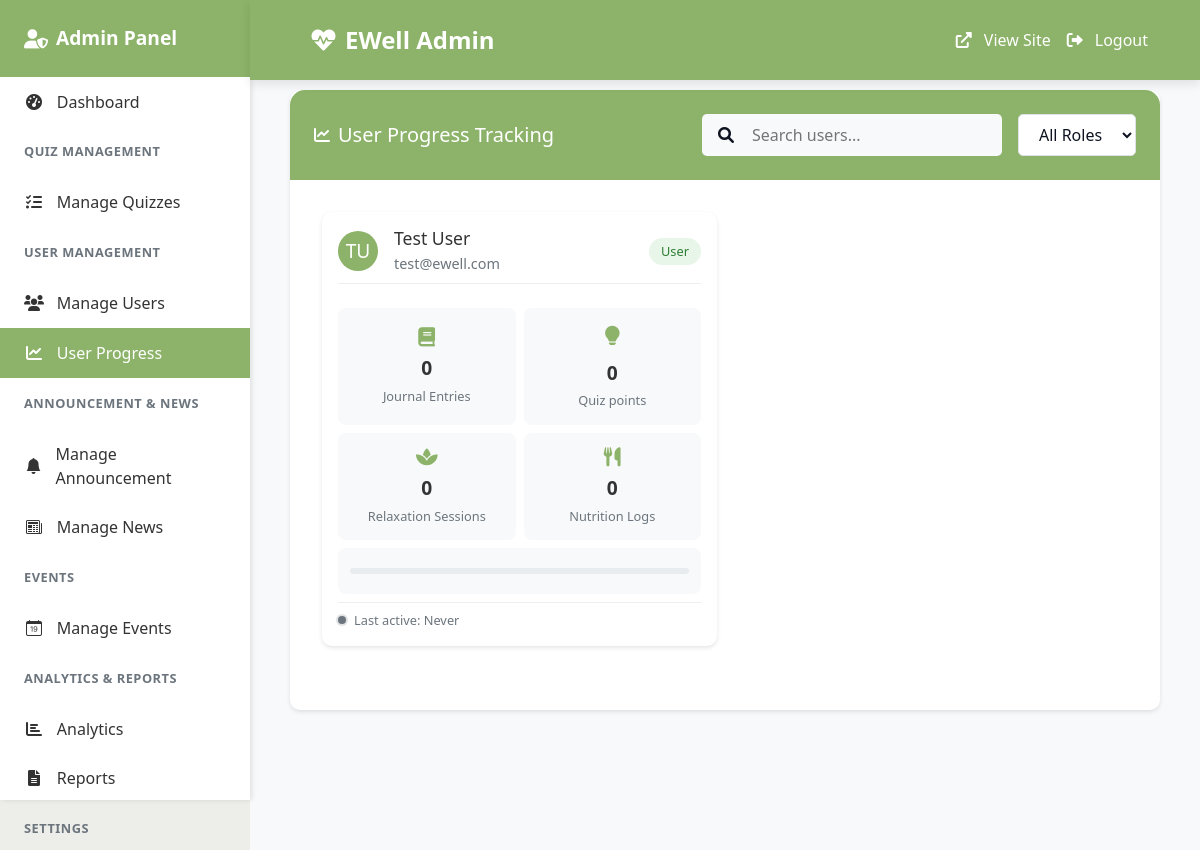
Screenshot of /admin/user_progress.php (signed in) with the database file from the repository.
### tables this page shows
CREATE TABLE `users` (
  `id` int(11) NOT NULL,
  `first_name` varchar(50) NOT NULL,
  `last_name` varchar(50) NOT NULL,
  `email` varchar(100) NOT NULL,
  `password` varchar(255) NOT NULL,
  `role` enum('Admin','User') NOT NULL DEFAULT 'User',
  `last_login` datetime DEFAULT NULL,
  `created_at` datetime NOT NULL DEFAULT current_timestamp(),
  `updated_at` datetime DEFAULT NULL ON UPDATE current_timestamp()
);

### admin/user_progress.php (the view, shortened to what this page needs)
<?php
include '../db_connection/database.php';
$sql = "SELECT
            u.id,
            u.first_name,
            u.last_name,
            u.email,
            u.role,
            u.last_login,
            u.created_at,
            (SELECT COUNT(*) FROM journal_entries WHERE user_id = u.id) as journal_entries,
            (SELECT COUNT(*) FROM quiz_results WHERE user_id = u.id) as total_points,
            (SELECT COUNT(*) FROM relaxation_sessions WHERE user_id = u.id) as relaxation_sessions,
            (SELECT COUNT(*) FROM nutrition_logs WHERE user_id = u.id) as nutrition_logs
        FROM users u
        WHERE u.role = 'User'
        ORDER BY u.last_login DESC";
$result = $conn->query($sql);
?>
<!DOCTYPE html>
<html lang="en">
<head>
    <link href="https://cdn.jsdelivr.net/npm/bootstrap@5.3.0/dist/css/bootstrap.min.css" rel="stylesheet">
    <link rel="stylesheet" href="https://cdnjs.cloudflare.com/ajax/libs/font-awesome/6.0.0/css/all.min.css">
    <link rel="stylesheet" href="https://cdn.jsdelivr.net/npm/bootstrap-icons@1.13.1/font/bootstrap-icons.min.css">
    <link rel="stylesheet" href="../css/admin_sidebar.css">
    <link rel="stylesheet" href="../css/admin_create_quiz.css">
    <link rel="stylesheet" href="../css/variables.css">
    <link rel="stylesheet" href="../css/user_progress.css">
</head>
<body>
    <div class="dashboard-container">
        <?php include 'include/sidebar.php'; ?>
        <main class="main-content">
            <nav class="navbar navbar-expand-lg">
                <div class="container-fluid">
                    <a class="navbar-brand" href="index.php">
                        <i class="fas fa-heartbeat me-2"></i>EWell Admin
                    </a>
                    <div class="collapse navbar-collapse" id="navbarNav">
                        <ul class="navbar-nav ms-auto">
                            <li class="nav-item">
                                <a class="nav-link" href="../index.php">
                                    <i class="fas fa-external-link-alt me-1"></i>View Site
                                </a>
                            </li>
                            <li class="nav-item">
                                <a class="nav-link" href="../logout.php">
                                    <i class="fas fa-sign-out-alt me-1"></i>Logout
                                </a>
                            </li>
                        </ul>
                    </div>
                </div>
            </nav>
            <div class="container-fluid">
                <div class="row">
                    <div class="col-12">
                        <div class="quiz-form">
                            <div class="card-header d-flex justify-content-between align-items-center">
                                <div class="d-flex align-items-center">
                                    <i class="fas fa-chart-line me-2"></i>
                                    <h5 class="card-title mb-0">User Progress Tracking</h5>
                                </div>
                                <div class="d-flex gap-3">
                                    <div class="search-box">
                                        <i class="fas fa-search" style="color:#0d1321;"></i>
                                        <input type="text" id="searchInput" placeholder="Search users...">
                                    </div>
                                    <select class="filter-select" id="roleFilter">
                                        <option value="">All Roles</option>
                                    </select>
                                </div>
                            </div>
                            <div class="card-body">
                                <div class="user-grid">
                                    <?php while ($user = $result->fetch_assoc()): ?>
                                        <div class="user-card">
                                            <div class="user-header">
                                                <div class="user-info">
                                                    <div class="user-avatar">
                                                        <?php echo strtoupper(substr($user['first_name'], 0, 1) . substr($user['last_name'], 0, 1)); ?>
                                                    </div>
                                                    <div class="user-details">
                                                        <h3><?php echo htmlspecialchars($user['first_name'] . ' ' . $user['last_name']); ?></h3>
                                                        <p><?php echo htmlspecialchars($user['email']); ?></p>
                                                    </div>
                                                </div>
                                                <span class="user-role role-<?php echo strtolower($user['role']); ?>">
                                                    <?php echo htmlspecialchars($user['role']); ?>
                                                </span>
                                            </div>
                                            <div class="activity-stats">
                                                <div class="stat-item">
                                                    <i class="fas fa-book"></i>
                                                    <div class="stat-value"><?php echo $user['journal_entries']; ?></div>
                                                    <div class="stat-label">Journal Entries</div>
                                                </div>
                                                <div class="stat-item">
                                                <i class="bi bi-lightbulb-fill"></i>
                                                    <div class="stat-value"><?php echo $user['total_points']; ?></div>
                                                    <div class="stat-label">Quiz points</div>
                                                </div>
                                                <div class="stat-item">
                                                    <i class="fas fa-spa"></i>
                                                    <div class="stat-value"><?php echo $user['relaxation_sessions']; ?></div>
                                                    <div class="stat-label">Relaxation Sessions</div>
                                                </div>
                                                <div class="stat-item">
                                                    <i class="fas fa-utensils"></i>
                                                    <div class="stat-value"><?php echo $user['nutrition_logs']; ?></div>
                                                    <div class="stat-label">Nutrition Logs</div>
                                                </div>
                                            </div>
                                            <div class="progress-chart">
                                                <div class="chart-bar">
                                                </div>
                                            </div>
                                            <div class="last-activity">
                                                <span class="status-indicator <?php echo ($user['last_login'] && strtotime($user['last_login']) > strtotime('-24 hours')) ? 'status-active' : 'status-inactive'; ?>"></span>
                                                Last active: <?php echo $user['last_login'] ? date('M d, Y H:i', strtotime($user['last_login'])) : 'Never'; ?>
                                            </div>
                                        </div>
                                    <?php endwhile; ?>
                                </div>
                            </div>
                        </div>
                    </div>
                </div>
            </div>
        </main>
    </div>
</body>
</html>

### css/admin_sidebar.css (style rules this page uses)
body { padding-left: 250px; }

### css/admin_create_quiz.css (style rules this page uses)
:root { --primary-color: #8CB369; --secondary-color: #5B8E7D; --accent-color: #BC4B51; --light-color: #F4E285; --dark-color: #0d1321; --bg-color: #f5f5f5; --bg-secondary: #edede9; --text-dark: #333; --text-light: #fff; --box-shadow: 0 4px 10px rgba(0, 0, 0, 0.1); --transition: all 0.3s ease; --sidebar-width: 250px; --header-height: 60px; }
body { font-family: 'Segoe UI', Tahoma, Geneva, Verdana, sans-serif; background-color: var(--bg-color); color: var(--text-dark); margin: 0; padding: 0; }
.dashboard-container { min-height: 100vh; background: var(--bg-secondary); display: flex; position: relative; }
.main-content { flex: 1; padding: 10px; margin-left: 250px; transition: margin-left 0.3s ease; background-color: #f8f9fa; min-height: 100vh; margin-top: 50px; }
.container-fluid { padding: 20px; }
.navbar { background: var(--primary-color); box-shadow: var(--box-shadow); position: fixed; top: 0; right: 0; left: var(--sidebar-width); z-index: 1000; height: var(--header-height); padding: 0 1.5rem; transition: var(--transition); display: flex; align-items: center; }
.navbar-brand { color: var(--text-light) !important; font-weight: bold; font-size: 1.5rem; display: flex; align-items: center; cursor: pointer; margin-left: 1rem; }
.nav-link { color: var(--text-light) !important; transition: var(--transition); padding: 0.5rem 1rem; display: flex; align-items: center; gap: 0.5rem; }
.card-header { background: var(--primary-color); color: var(--text-light); border-radius: 15px 15px 0 0 !important; padding: 1.5rem; border: none; }
.card-body { padding: 1.5rem; }
.collapse { transition: var(--transition); }
.quiz-form { background: var(--text-light); border-radius: 15px; box-shadow: var(--box-shadow); height: 40%; }
.quiz-form .card-header { background: var(--primary-color); color: var(--text-light); border-radius: 15px 15px 0 0 !important; padding: 1.5rem; }

### css/variables.css (style rules this page uses)
:root { --primary-color: #8CB369; --secondary-color: #5B8E7D; --accent-color: #BC4B51; --light-color: #F4E285; --dark-color: #0d1321; --bg-color: #f5f5f5; --bg-secondary: #edede9; --text-dark: #333; --text-light: #fff; --box-shadow: 0 4px 10px rgba(0, 0, 0, 0.1); --transition: all 0.3s ease; --header-height: 80px; --border-radius: 8px; }

### rows the page displays
users: first_name+last_name "TU", first_name+last_name "Test User", email "test@ewell.com", role "User", journal_entries "0", total_points "0", relaxation_sessions "0", nutrition_logs "0", shows "Never"
